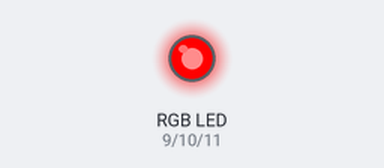
Simulated run of this sketch. Board: Arduino Uno, built with avr-gcc and run on an emulated ATmega328P. On the bench: an RGB LED mixed from three pins (HIGH = lit).

Above: at 1.0 s.
At 3.0 s:
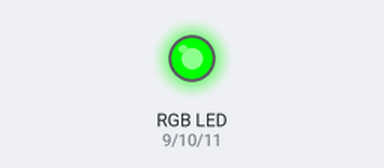
At 5.0 s:
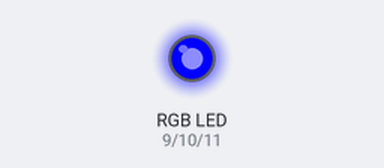
Timing chart, 0 to 7.8 s (numbered marks = the images above):
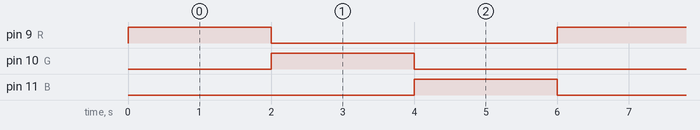

Measured:
- by itself, pin 9 (R), pin 10 (G), pin 11 (B): alternates HIGH for 2.0 s and LOW for 4.0 s
- by itself, everything shown: repeats every 6.0 s, in 3 steps

The sketch:

LukasIT_RGBLED.ino
```cpp
int R = 9 ;  // 아두이노 9번핀을 R이라고 설정
int G = 10 ; // 아두이노 10번핀을 G이라고 설정
int B = 11 ; // 아두이노11번 핀을 B이라고 설정

void setup() //<-- 프로그램 시작 시 맨처음에 한번 수행하는 함수 또는 기능
{
  pinMode(R,OUTPUT); // R핀, 그러니까 아두이노 9번핀을 '출력'으로 설정
  pinMode(G,OUTPUT); // G핀, 그러니까 10번핀을 '출력'으로 설정
  pinMode(B,OUTPUT); // B핀, 그러니까 11번 핀을 '출력'으로 설정
}

void loop() //<-- 프로그램 수행 시 계속 반복되는 함수 또는 기능
{
  digitalWrite(R,HIGH); // R핀,,그러니까 아두이노 9번핀에 양극(+) 전원을 출력
  digitalWrite(G,0);    // G핀,,그러니까 아두이노 10번핀에 음극(-,GND) 전원을 출력
  digitalWrite(B,0);    // B핀,,아두이노 11번핀에 음극(-,GND) 전원을 출력
  delay(2000);  // 2000밀리초,,,그러니까 2초 동안 기다려라...

  digitalWrite(R,0);    // R핀,,아두이노 9번핀에 음극(-,GND) 전원을 출력
  digitalWrite(G,HIGH); // G핀,,그러니까 아두이노 10번핀에 양극(+) 전원을 출력
  digitalWrite(B,0);    // B핀,,아두이노 11번핀에 음극(-,GND) 전원을 출력
  delay(2000);  // 2000밀리초,,,그러니까 2초 동안 기다려라...

  digitalWrite(R,0);    // R핀,,아두이노 9번핀에 음극(-,GND) 전원을 출력
  digitalWrite(G,0);    // G핀,,아두이노 10번핀에 음극(-,GND) 전원을 출력
  digitalWrite(B,HIGH); // B핀,,그러니까 아두이노 11번핀에 양극(+) 전원을 출력
  delay(2000);  // 2000밀리초,,,그러니까 2초 동안 기다려라...
}
```
